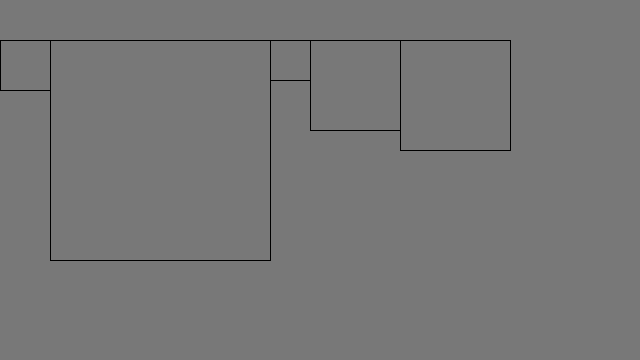
Frame 1 (no input)
Frame 60 (the mouse pressed at the canvas centre just before this capture): identical to frame 1, image omitted
Frame 120 (the mouse held since frame 60 and released just before this capture): identical to frame 1, image omitted

The Processing sketch that drew this single still picture (run headless with seeded random() and noise(); from frame 60 on, the mouse is pressed at the canvas centre):

// Processing sketch: array
// ── array.pde
void setup(){
  size(640,360);

}

void draw(){
  background(120);
    float[] fruitInv={50, 220, 40, 90, 110};
  int i=0;
  float y = 40;
  noFill();
  for(float x=0; i<5; x+= fruitInv[i++]){

    square(x,y,fruitInv[i]);
  }
  
}
